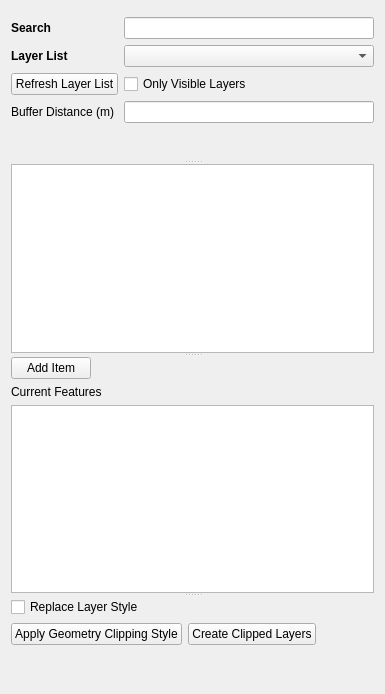
          <widget class="QWidget" name="tab_9">
           <attribute name="title">
            <string>Useable Area</string>
           </attribute>
           <layout class="QVBoxLayout" name="verticalLayout_22">
            <item>
             <widget class="QSplitter" name="splitter_2">
              <property name="orientation">
               <enum>Qt::Vertical</enum>
              </property>
              <widget class="QWidget" name="layoutWidget">
               <layout class="QVBoxLayout" name="verticalLayout_19">
                <item>
                 <layout class="QGridLayout" name="gridLayout_6">
                  <property name="topMargin">
                   <number>6</number>
                  </property>
                  <item row="1" column="0">
                   <widget class="QLabel" name="label_22">
                    <property name="sizePolicy">
                     <sizepolicy hsizetype="Preferred" vsizetype="Maximum">
                      <horstretch>0</horstretch>
                      <verstretch>0</verstretch>
                     </sizepolicy>
                    </property>
                    <property name="font">
                     <font>
                      <weight>75</weight>
                      <bold>true</bold>
                     </font>
                    </property>
                    <property name="text">
                     <string>Layer List</string>
                    </property>
                   </widget>
                  </item>
                  <item row="0" column="1">
                   <widget class="QLineEdit" name="UseableArea_searchBar">
                    <property name="sizePolicy">
                     <sizepolicy hsizetype="MinimumExpanding" vsizetype="Maximum">
                      <horstretch>0</horstretch>
                      <verstretch>0</verstretch>
                     </sizepolicy>
                    </property>
                    <property name="maximumSize">
                     <size>
                      <width>10000</width>
                      <height>16777215</height>
                     </size>
                    </property>
                   </widget>
                  </item>
                  <item row="2" column="0">
                   <widget class="QPushButton" name="UseableArea_LayerRefresh_pushButton">
                    <property name="sizePolicy">
                     <sizepolicy hsizetype="Minimum" vsizetype="Maximum">
                      <horstretch>0</horstretch>
                      <verstretch>0</verstretch>
                     </sizepolicy>
                    </property>
                    <property name="text">
                     <string>Refresh Layer List</string>
                    </property>
                   </widget>
                  </item>
                  <item row="0" column="0">
                   <widget class="QLabel" name="label_23">
                    <property name="sizePolicy">
                     <sizepolicy hsizetype="MinimumExpanding" vsizetype="Maximum">
                      <horstretch>0</horstretch>
                      <verstretch>0</verstretch>
                     </sizepolicy>
                    </property>
                    <property name="maximumSize">
                     <size>
                      <width>50</width>
                      <height>16777215</height>
                     </size>
                    </property>
                    <property name="font">
                     <font>
                      <weight>75</weight>
                      <bold>true</bold>
                     </font>
                    </property>
                    <property name="layoutDirection">
                     <enum>Qt::LeftToRight</enum>
                    </property>
                    <property name="autoFillBackground">
                     <bool>false</bool>
                    </property>
                    <property name="text">
                     <string>Search</string>
                    </property>
                   </widget>
                  </item>
                  <item row="1" column="1">
                   <widget class="QComboBox" name="UseableArea_layerSourceList">
                    <property name="sizePolicy">
                     <sizepolicy hsizetype="MinimumExpanding" vsizetype="Maximum">
                      <horstretch>0</horstretch>
                      <verstretch>0</verstretch>
                     </sizepolicy>
                    </property>
                    <property name="minimumSize">
                     <size>
                      <width>250</width>
                      <height>0</height>
                     </size>
                    </property>
                    <property name="maximumSize">
                     <size>
                      <width>10000</width>
                      <height>16777215</height>
                     </size>
                    </property>
                    <property name="font">
                     <font>
                      <family>MS Shell Dlg 2</family>
                      <weight>75</weight>
                      <bold>true</bold>
                     </font>
                    </property>
                    <property name="editable">
                     <bool>false</bool>
                    </property>
                   </widget>
                  </item>
                  <item row="2" column="1">
                   <widget class="QCheckBox" name="UseableArea_onlyVisible_checkBox">
                    <property name="sizePolicy">
                     <sizepolicy hsizetype="Minimum" vsizetype="Maximum">
                      <horstretch>0</horstretch>
                      <verstretch>0</verstretch>
                     </sizepolicy>
                    </property>
                    <property name="text">
                     <string>Only Visible Layers</string>
                    </property>
                   </widget>
                  </item>
                  <item row="3" column="1">
                   <widget class="QLineEdit" name="UseableArea_BufferDistance_LineEdit">
                    <property name="sizePolicy">
                     <sizepolicy hsizetype="Expanding" vsizetype="Maximum">
                      <horstretch>0</horstretch>
                      <verstretch>0</verstretch>
                     </sizepolicy>
                    </property>
                   </widget>
                  </item>
                  <item row="3" column="0">
                   <widget class="QLabel" name="label_24">
                    <property name="sizePolicy">
                     <sizepolicy hsizetype="Preferred" vsizetype="Maximum">
                      <horstretch>0</horstretch>
                      <verstretch>0</verstretch>
                     </sizepolicy>
                    </property>
                    <property name="text">
                     <string>Buffer Distance (m)</string>
                    </property>
                   </widget>
                  </item>
                 </layout>
                </item>
                <item>
                 <spacer name="verticalSpacer_13">
                  <property name="orientation">
                   <enum>Qt::Vertical</enum>
                  </property>
                  <property name="sizeHint" stdset="0">
                   <size>
                    <width>20</width>
                    <height>40</height>
                   </size>
                  </property>
                 </spacer>
                </item>
               </layout>
              </widget>
              <widget class="CustomTreeView" name="UseableArea_LayerAttributeTable_TreeView">
               <property name="alternatingRowColors">
                <bool>true</bool>
               </property>
               <property name="sortingEnabled">
                <bool>true</bool>
               </property>
              </widget>
              <widget class="QWidget" name="layoutWidget_2">
               <layout class="QVBoxLayout" name="verticalLayout_20">
                <item>
                 <widget class="QPushButton" name="UseableArea_AddItem_pushButton">
                  <property name="sizePolicy">
                   <sizepolicy hsizetype="Maximum" vsizetype="Maximum">
                    <horstretch>0</horstretch>
                    <verstretch>0</verstretch>
                   </sizepolicy>
                  </property>
                  <property name="text">
                   <string>Add Item</string>
                  </property>
                 </widget>
                </item>
                <item>
                 <widget class="QLabel" name="label_25">
                  <property name="text">
                   <string>Current Features</string>
                  </property>
                 </widget>
                </item>
                <item>
                 <widget class="QTreeView" name="UseableArea_currentFeatures_treeView"/>
                </item>
               </layout>
              </widget>
              <widget class="QWidget" name="layoutWidget_3">
               <layout class="QVBoxLayout" name="verticalLayout_21">
                <item>
                 <layout class="QHBoxLayout" name="horizontalLayout_17">
                  <property name="topMargin">
                   <number>0</number>
                  </property>
                  <item>
                   <widget class="QCheckBox" name="ReplaceLayerStyle_CheckBox_2">
                    <property name="sizePolicy">
                     <sizepolicy hsizetype="Maximum" vsizetype="Fixed">
                      <horstretch>0</horstretch>
                      <verstretch>0</verstretch>
                     </sizepolicy>
                    </property>
                    <property name="text">
                     <string>Replace Layer Style</string>
                    </property>
                   </widget>
                  </item>
                  <item>
                   <spacer name="horizontalSpacer_9">
                    <property name="orientation">
                     <enum>Qt::Horizontal</enum>
                    </property>
                    <property name="sizeHint" stdset="0">
                     <size>
                      <width>40</width>
                      <height>20</height>
                     </size>
                    </property>
                   </spacer>
                  </item>
                 </layout>
                </item>
                <item>
                 <layout class="QHBoxLayout" name="horizontalLayout_18">
                  <property name="topMargin">
                   <number>0</number>
                  </property>
                  <item>
                   <widget class="QPushButton" name="WSC_ApplyRuleStyle_PushButton_2">
                    <property name="sizePolicy">
                     <sizepolicy hsizetype="Maximum" vsizetype="Fixed">
                      <horstretch>0</horstretch>
                      <verstretch>0</verstretch>
                     </sizepolicy>
                    </property>
                    <property name="text">
                     <string>Apply Geometry Clipping Style</string>
                    </property>
                   </widget>
                  </item>
                  <item>
                   <widget class="QPushButton" name="CreateClippedLayers_PushButton_2">
                    <property name="sizePolicy">
                     <sizepolicy hsizetype="Maximum" vsizetype="Fixed">
                      <horstretch>0</horstretch>
                      <verstretch>0</verstretch>
                     </sizepolicy>
                    </property>
                    <property name="text">
                     <string>Create Clipped Layers</string>
                    </property>
                   </widget>
                  </item>
                  <item>
                   <spacer name="horizontalSpacer_10">
                    <property name="orientation">
                     <enum>Qt::Horizontal</enum>
                    </property>
                    <property name="sizeHint" stdset="0">
                     <size>
                      <width>40</width>
                      <height>20</height>
                     </size>
                    </property>
                   </spacer>
                  </item>
                 </layout>
                </item>
                <item>
                 <spacer name="verticalSpacer_14">
                  <property name="orientation">
                   <enum>Qt::Vertical</enum>
                  </property>
                  <property name="sizeHint" stdset="0">
                   <size>
                    <width>20</width>
                    <height>40</height>
                   </size>
                  </property>
                 </spacer>
                </item>
               </layout>
              </widget>
             </widget>
            </item>
           </layout>
          </widget>
